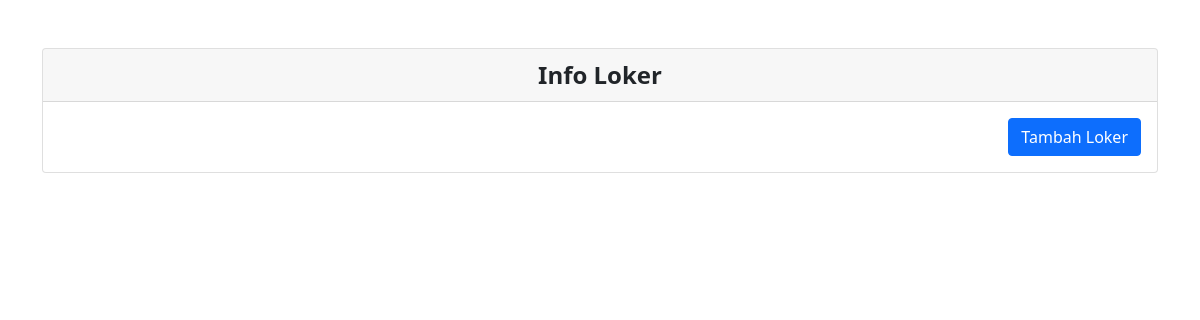
/index_loker.php, run on an earlier commit of the app's database.
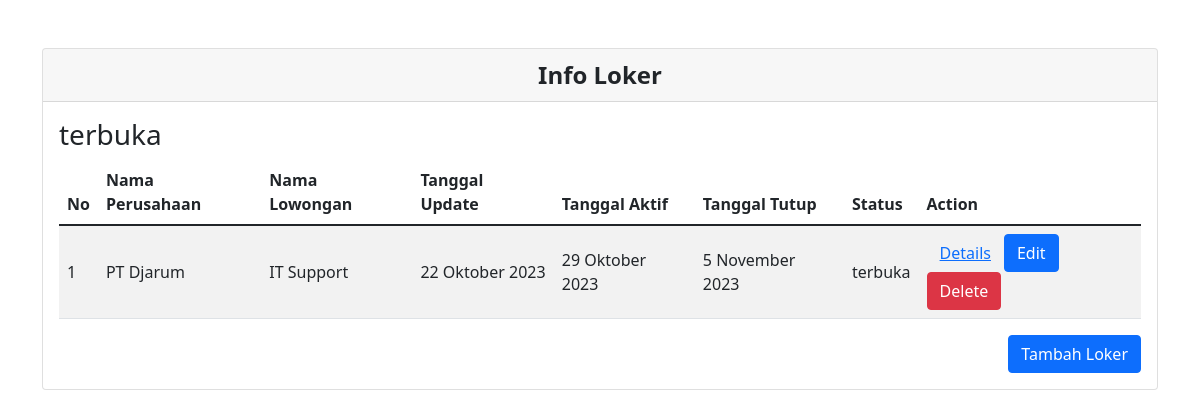
And on a later commit of the database.
### tables this page shows
CREATE TABLE `loker` (
  `idloker` varchar(20) NOT NULL,
  `idperusahaan` varchar(20) NOT NULL,
  `nama` varchar(50) NOT NULL,
  `tipe` varchar(20) NOT NULL,
  `usia_min` int(11) NOT NULL,
  `usia_max` int(11) NOT NULL,
  `gaji_min` int(20) NOT NULL,
  `gaji_max` int(25) NOT NULL,
  `nama_cp` varchar(30) NOT NULL,
  `email_cp` varchar(50) NOT NULL,
  `no_telp_cp` int(15) NOT NULL,
  `tgl_update` varchar(30) NOT NULL,
  `tgl_aktif` varchar(30) NOT NULL,
  `tgl_tutup` varchar(30) NOT NULL,
  `status` varchar(30) NOT NULL
);

CREATE TABLE `perusahaan` (
  `idperusahaan` varchar(20) NOT NULL,
  `nama` varchar(50) NOT NULL
);

### index_loker.php (the view, shortened to what this page needs)
<?php
require_once('db_login.php');
$sql = "SELECT l.idloker, p.nama AS nama_perusahaan, l.nama, l.tgl_update, l.tgl_aktif, l.tgl_tutup, l.status
        FROM loker l
        INNER JOIN perusahaan p ON l.idperusahaan = p.idperusahaan
        ORDER BY l.status";
$result = $db->query($sql);
$loker_by_status = array();
while ($row = $result->fetch_assoc()) {
    $status = $row['status'];
    if (!isset($loker_by_status[$status])) {
        $loker_by_status[$status] = array();
    }
    $loker_by_status[$status][] = $row;
}
?>
<div class="card mt-5">
    <div class="card-header text-center" style="font-size: 24px; font-weight: bold;">Info Loker</div>
    <div class="card-body">
        <?php
        foreach ($loker_by_status as $status => $loker_group) {
            echo '<h3>' . $status . '</h3>';
        ?>
            <table class="table table-striped align-middle">
                <thead>
                    <tr>
                        <th>No</th>
                        <th>Nama Perusahaan</th>
                        <th>Nama Lowongan</th>
                        <th>Tanggal Update</th>
                        <th>Tanggal Aktif</th>
                        <th>Tanggal Tutup</th>
                        <th>Status</th>
                        <th>Action</th>
                    </tr>
                </thead>
                <tbody>
                    <?php
                    $row_number = 1;
                    foreach ($loker_group as $row) {
                        echo '<tr>';
                        echo '<td>' . $row_number . '</td>';
                        echo '<td>' . $row['nama_perusahaan'] . '</td>';
                        echo '<td>' . $row['nama'] . '</td>';
                        echo '<td>' . $row['tgl_update'] . '</td>';
                        echo '<td>' . $row['tgl_aktif'] . '</td>';
                        echo '<td>' . $row['tgl_tutup'] . '</td>';
                        echo '<td>' . $row['status'] . '</td>';
                        echo '<td><a class="btn btn-link" href="./CRUD_loker/view_loker.php?idloker=' . $row['idloker'] . '" role="button">Details</a><a href="./CRUD_loker/edit_loker.php?idloker=' . $row['idloker'] . '" class="btn btn-primary">Edit</a><a href="./CRUD_loker/delete_loker.php?idloker=' . $row['idloker'] . '"class="btn btn-danger">Delete</a></td>';
                        echo '</tr>';
                        $row_number++;
                    }
                    ?>
                </tbody>
            </table>
        <?php
        }
        ?>
        <a href="./CRUD_loker/add_loker.php" class="btn btn-primary float-end">Tambah Loker</a>
    </div>
</div>

What changed in the data, as far as the page shows it:
added loker: status "terbuka", idperusahaan.nama "PT Djarum", nama "IT Support", tgl_update "22 Oktober 2023", tgl_aktif "29 Oktober 2023", tgl_tutup "5 November 2023"
